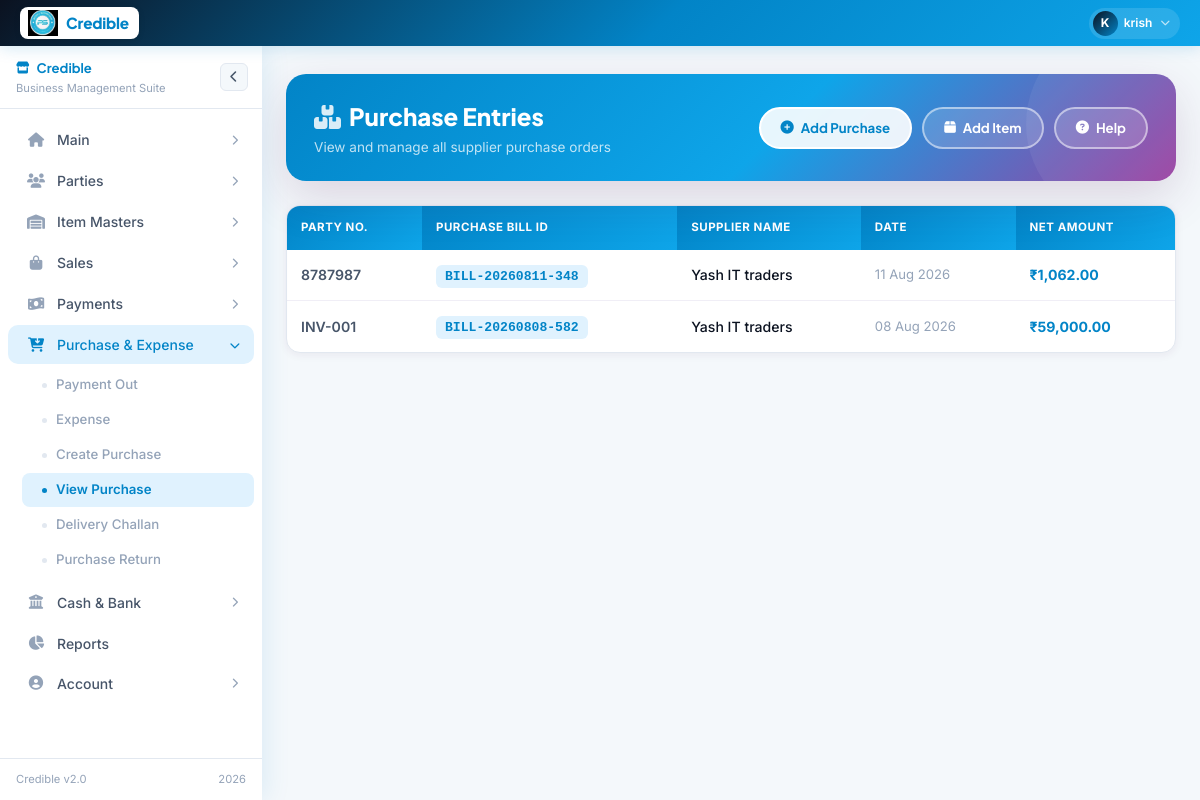
The app's page /purchase-stock.php (signed in) with its own data.
### tables this page shows
CREATE TABLE `purchases` (
  `id` int(11) NOT NULL AUTO_INCREMENT,
  `entry_no` varchar(50) NOT NULL,
  `name` varchar(255) NOT NULL,
  `party_no` varchar(50) NOT NULL,
  `date` date NOT NULL,
  `bill_date` date DEFAULT NULL,
  `type` enum('Cash','Credit','Online') NOT NULL,
  `supplier_gstin` varchar(50) DEFAULT NULL,
  `recipient_gstin` varchar(50) DEFAULT NULL,
  `gross_amount` decimal(10,2) DEFAULT 0.00,
  `cgst` decimal(5,2) DEFAULT 0.00,
  `sgst` decimal(5,2) DEFAULT 0.00,
  `igst` decimal(5,2) DEFAULT 0.00,
  `total_discount` decimal(10,2) DEFAULT 0.00,
  `round_off` decimal(5,2) DEFAULT 0.00,
  `net_amount` decimal(10,2) DEFAULT 0.00,
  `created_at` timestamp NULL DEFAULT current_timestamp(),
  PRIMARY KEY (`id`)
);

### purchase-stock.php (the view, shortened to what this page needs)
<?php
require_once 'config.php';
$records_per_page = 10;
$page       = isset($_GET['page']) && is_numeric($_GET['page']) ? (int)$_GET['page'] : 1;
$start_from = ($page - 1) * $records_per_page;
try {
    $result        = mysqli_query($conn, "SELECT id, party_no, name, date, entry_no, net_amount FROM purchases ORDER BY created_at DESC LIMIT $start_from, $records_per_page");
} catch (Exception $e) {
    $error_message = "Query Error: " . $e->getMessage();
    $result = null; $total_pages = 1;
}
?>
<!DOCTYPE html>
<html lang="en">
<head>
<link href="https://cdn.jsdelivr.net/npm/bootstrap@5.3.0/dist/css/bootstrap.min.css" rel="stylesheet">
<link href="https://cdnjs.cloudflare.com/ajax/libs/font-awesome/6.4.0/css/all.min.css" rel="stylesheet">
<link href="https://cdn.jsdelivr.net/npm/select2@4.1.0-rc.0/dist/css/select2.min.css" rel="stylesheet">
</head>
<body>
<?php include('layout.php'); ?>
<div class="page-wrap">
    <div class="page-hero">
        <div>
            <div class="hero-title"><i class="fas fa-boxes me-2" style="opacity:.85"></i>Purchase Entries</div>
            <div class="hero-sub">View and manage all supplier purchase orders</div>
        </div>
        <div class="hero-actions">
            <a href="purchase_entry.php" class="btn-hero solid"><i class="fas fa-plus-circle"></i> Add Purchase</a>
            <a href="master_list.php"    class="btn-hero"><i class="fas fa-box"></i> Add Item</a>
            <button class="btn-hero" data-bs-toggle="modal" data-bs-target="#helpModal"><i class="fas fa-question-circle"></i> Help</button>
        </div>
    </div>
    <div class="table-card">
        <div class="table-scroll">
            <table class="data-table" id="mainTable">
                <thead>
                    <tr>
                        <th>Party No.</th>
                        <th>Purchase Bill ID</th>
                        <th>Supplier Name</th>
                        <th>Date</th>
                        <th>Net Amount</th>
                    </tr>
                </thead>
                <tbody>
                <?php
                if ($result && mysqli_num_rows($result) > 0):
                    while ($row = mysqli_fetch_assoc($result)):
                        $rid = (int)$row['id'];
                ?>
                <tr data-id="<?php echo $rid; ?>">
                    <td style="font-weight:600;color:var(--text-mid)"><?php echo htmlspecialchars($row['party_no']); ?></td>
                    <td><span class="bill-num"><?php echo htmlspecialchars($row['entry_no']); ?></span></td>
                    <td style="font-weight:500"><?php echo htmlspecialchars($row['name']); ?></td>
                    <td style="color:var(--text-muted);font-size:.82rem"><?php echo date('d M Y', strtotime($row['date'])); ?></td>
                    <td style="font-weight:700;color:var(--brand)">₹<?php echo number_format($row['net_amount'], 2); ?></td>
                </tr>
                <?php endwhile; endif; ?>
                </tbody>
            </table>
        </div>
    </div>
</div>
</body>
</html>

### purchase-stock.php (style rules this page uses)
:root { --brand:#571F5A;--brand-dark:#3d1240;--brand-mid:#6e2a73;--brand-light:#f3e8f5; --success:#16a34a;--success-bg:#dcfce7;--danger:#dc2626;--danger-bg:#fee2e2; --warning:#d97706;--warning-bg:#fef3c7;--info:#0284c7;--info-bg:#e0f2fe; --bg:#f5f4f8;--card:#ffffff;--border:#e4e2ea;--text:#1a1625;--text-mid:#4b4565;--text-muted:#9590a8; --radius-sm:8px;--radius-md:14px;--radius-lg:20px; --shadow-sm:0 2px 8px rgba(87,31,90,.07);--shadow-md:0 8px 28px rgba(87,31,90,.11);--shadow-lg:0 16px 48px rgba(87,31,90,.16); --transition:all .25s cubic-bezier(.4,0,.2,1); }
*,*::before,*::after { box-sizing:border-box;margin:0;padding:0 }
body { font-family:'Inter',sans-serif;background:var(--bg);color:var(--text);font-size:14px }
.page-wrap { margin-top:70px;margin-left:260px;padding:28px 24px 60px;transition:var(--transition) }
.page-hero { background:linear-gradient(135deg,var(--brand) 0%,var(--brand-mid) 55%,#9b3fa0 100%);border-radius:var(--radius-lg);padding:24px 28px;display:flex;align-items:center;justify-content:space-between;gap:16px;margin-bottom:24px;box-shadow:var(--shadow-lg);position:relative;overflow:hidden;flex-wrap:wrap }
.page-hero::before { content:'';position:absolute;right:-50px;top:-50px;width:200px;height:200px;border-radius:50%;background:rgba(255,255,255,.06) }
.hero-title { font-family:'Plus Jakarta Sans',sans-serif;font-size:1.5rem;font-weight:800;color:#fff }
.hero-sub { color:rgba(255,255,255,.75);font-size:.85rem;margin-top:3px }
.hero-actions { display:flex;gap:10px;align-items:center;flex-wrap:wrap;position:relative;z-index:1 }
.btn-hero { color:#fff;border:2px solid rgba(255,255,255,.5);padding:9px 20px;border-radius:50px;font-size:.83rem;font-weight:700;font-family:'Plus Jakarta Sans',sans-serif;display:inline-flex;align-items:center;gap:7px;cursor:pointer;transition:var(--transition);text-decoration:none;white-space:nowrap;background:rgba(255,255,255,.15) }
.btn-hero.solid { background:rgba(255,255,255,.9);color:var(--brand);border-color:#fff }
.table-card { background:var(--card);border-radius:var(--radius-md);border:1px solid var(--border);box-shadow:var(--shadow-sm);overflow:hidden }
.table-scroll { overflow-x:auto }
.data-table { width:100%;border-collapse:collapse }
.data-table thead th { background:linear-gradient(135deg,var(--brand),var(--brand-mid));color:#fff;padding:13px 14px;font-size:.72rem;font-weight:700;text-transform:uppercase;letter-spacing:.5px;white-space:nowrap;text-align:left;border:none }
.data-table tbody tr { border-bottom:1px solid #f0eef6;transition:background .18s;cursor:pointer }
.data-table tbody tr:last-child { border-bottom:none }
.data-table td { padding:14px 14px;vertical-align:middle;font-size:.88rem }
.bill-num { font-family:monospace;font-size:.82rem;background:var(--brand-light);color:var(--brand);border-radius:6px;padding:4px 9px;font-weight:700;white-space:nowrap }

### layout.php (style rules this page uses)
:root { --brand: #0284c7; --brand-dark: #0b1220; --brand-mid: #0ea5e9; --brand-light: #e0f2fe; --brand-xlight: #f0f9ff; --gold: #0369a1; --white: #ffffff; --bg: #f4f8fb; --card: #ffffff; --border: #e2e8f0; --text: #0b1220; --text-mid: #475569; --text-muted: #94a3b8; --success: #16a34a; --danger: #dc2626; --nav-h: 46px; --sb-w: 262px; --sb-w-collapsed: 64px; --radius: 10px; --shadow-nav: 0 2px 16px rgba(2,132,199,.18); --shadow-sb: 4px 0 24px rgba(2,132,199,.10); --transition: 0.28s cubic-bezier(.4,0,.2,1); }
*, *::before, *::after { box-sizing: border-box; margin: 0; padding: 0; }
html { scroll-behavior: smooth; }
body { font-family: 'Inter', sans-serif; background: var(--bg); color: var(--text); overflow-x: hidden; }
.page-wrap, .gb-page-wrap { margin-top: var(--nav-h); margin-left: var(--sb-w); padding: 28px 24px 60px; min-height: calc(100vh - var(--nav-h)); transition: margin-left var(--transition); }

### records on screen
purchases: party_no "8787987", entry_no "BILL-20260811-348", name "Yash IT traders", date "11 Aug 2026", net_amount "1,062.00"
purchases: party_no "INV-001", entry_no "BILL-20260808-582", name "Yash IT traders", date "08 Aug 2026", net_amount "59,000.00"

### other values on screen
substr($uname, 0, 1) "K"
explode(' ', $uname)[0] "krish"
